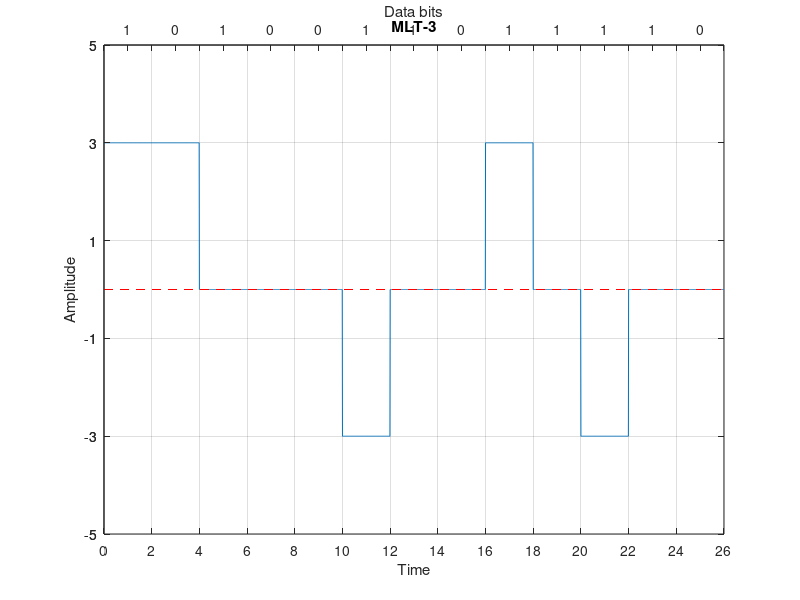

This figure's MATLAB source:
clear all;
close all;
clc;

bits = [1 0 1 0 0 1 1 0 1 1 1 1 0];
bit_duration = 2;

fs = 100;
Total_time = length(bits) * bit_duration;   # time needed to send whole data
t = 0: 1/fs: Total_time-(1/fs);

# sender end
prv_one_non_nutral_state = -3;
prv_state = 0;
for i = 1 : length(bits)
  if bits(i) == 0
    mlt3(((i-1) * bit_duration * fs) + 1 : i * bit_duration * fs) = ones(1, (fs * bit_duration)).*prv_state;
  else
    if prv_state == 0
      prv_one_non_nutral_state = -prv_one_non_nutral_state;
      prv_state = prv_one_non_nutral_state;
      mlt3(((i-1) * bit_duration * fs) + 1 : i * bit_duration * fs) = ones(1,(fs * bit_duration)) .* prv_one_non_nutral_state;
    else
      prv_state = 0;
      mlt3(((i-1) * bit_duration * fs) + 1 : i * bit_duration * fs) = zeros(1,(fs * bit_duration));
    endif
  endif
endfor

# ploting
plot(t, mlt3);
xticks([0: bit_duration: Total_time]);
yticks([-5: 2: 5]);
ylim([-5, 5]);
xlim([0, Total_time]);
grid on;
title("MLT-3");
xlabel("Time");
ylabel("Amplitude");
line ([0, Total_time], [0 0], "linestyle", "--", "color", "r");

% Top axis
ax1=gca;
ax2 = axes('Position', get(ax1, 'Position'), 'Color', 'none');
set(ax2, 'XAxisLocation', 'top');
set(ax2, 'XLim', get(ax1, 'XLim'));
set(ax2, 'YLim', get(ax1, 'YLim'));
set(ax2, 'XTick', [bit_duration/2: bit_duration: Total_time]);
set(ax2, 'YTick', [-5: 2: 5]);
set(ax2, 'XTickLabel', bits);
set(ax2, 'XLabel', 'Data bits');


# receiver end
prv_state = 0;
for i = 1 : length(mlt3)/(bit_duration * fs)
  if mlt3(((i-1) * bit_duration * fs) + 1 : i * bit_duration * fs) == ones(1, (fs * bit_duration)).*prv_state
    rcv_data(i) = 0;
  else
    if mlt3(i * bit_duration * fs) == -3
      prv_state = -3;
    elseif mlt3(i * bit_duration * fs) == 3
      prv_state = 3;
    else
      prv_state = 0;
    endif
    rcv_data(i) = 1;
  endif
endfor

disp(rcv_data);
